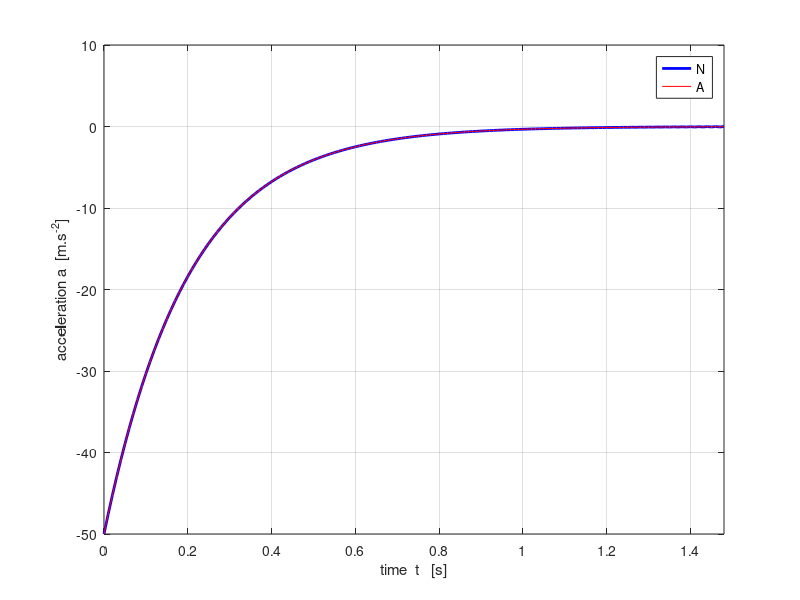
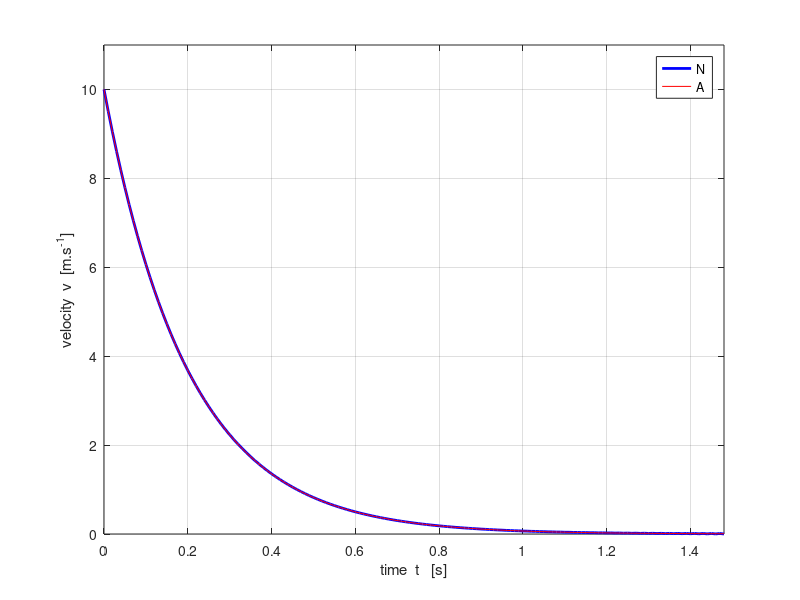
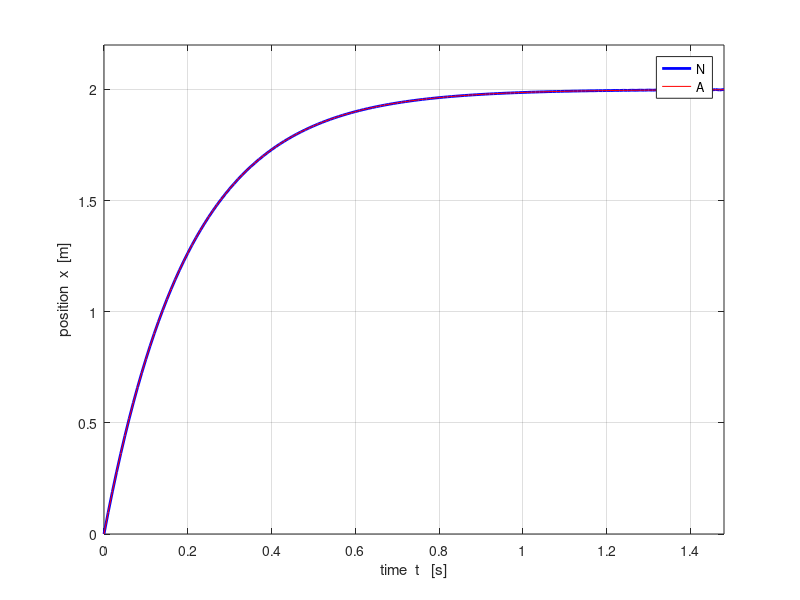
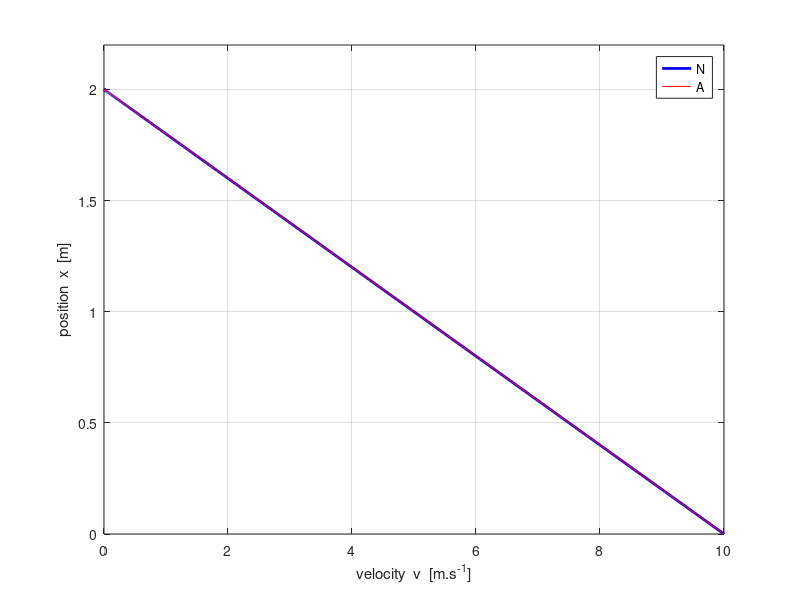

Write the MATLAB code that produced these figures, in order.
% mec_fr_bv.m
% 20 apr 2015
% Ian Cooper   School of Physics   University of Sydney
% cooper@physics.usyd.edu.au
% https://d-arora.github.io/Doing-Physics-With-Matlab/
clear all
close all
clc

% Input Parameters -------------------------------------------------------
   m = 2;
   b = 10;
   v0 = 10;
   dt = 1e-2;

% SETUP ------------------------------------------------------------------
   k = (b/m)*dt;
   t(1) = 0; t(2) = dt;
   v(1) = v0;
   a(1) = -(b/m) * v(1);
   v(2) = v(1) + a(1) * dt;
   a(2) = -(b/m) * v(2);
   v(2) = v(1) + 0.5*(a(1)+a(2)) * dt;
    
   flag = 1;
   c = 3;

% NUMERICAL APPROACH -----------------------------------------------------

while flag > 0,
    v(c) = v(c-2) - 2* k * v(c-1);
    t(c) = t(c-1) + dt;
    if v(c) < 0
        flag = -10;
    end;
    c = c + 1;
end

x(1) = 0;
x(2) = 0.5*(v(1)+v(2)) * dt;

for cc = 3 : c-1
 x(cc) = x(cc-2) + 2*dt*v(cc-1);    
end

a = - (b/m) .* v;

% ANALYTICAL ANALYSIS ---------------------------------------------------
vA = v0 .* exp(-b*t/m);
xA = (m*v0/b) .* (1-exp(-b*t/m));
xAv = (b/m) .* (v0 - v);
aA = -(b/m) .* vA;

xStop = m*v0/b
tau = m/b
tau5 = 5*tau

figure(1)   % acceleration ------------------------------------------------
fs = 9;
set(gcf,'units','normalized','position',[0.1 0.2 0.18 0.22]);
tx = 'time  t   [s]';
ty = 'acceleration a  [m.s^{-2}]';
xP = t; yP = a;
Xrange = [0 1.0 * max(xP)];
Yrange = [0 1.1 * max(yP)];
   plot(xP,yP,'b','lineWidth',2)
hold on
yP = aA;
    plot(xP,yP,'r')
grid on
xlabel(tx); ylabel(ty);
set(gca,'Xlim',Xrange);
%set(gca,'Ylim',Yrange);
legend('N','A');

figure(2)   % velocity ----------------------------------------------------
fs = 9;
set(gcf,'units','normalized','position',[0.3 0.2 0.18 0.22]);
tx = 'time  t   [s]';
ty = 'velocity  v  [m.s^{-1}]';
xP = t; yP = v;
Xrange = [0 1.0 * max(xP)];
Yrange = [0 1.1 * max(yP)];
   plot(xP,yP,'b','lineWidth',2)
hold on
yP = vA;
    plot(xP,yP,'r')
grid on
xlabel(tx); ylabel(ty);
set(gca,'Xlim',Xrange);
set(gca,'Ylim',Yrange);
legend('N','A');


figure(3)    % displacement ---------------------------------------------
fs = 9;
set(gcf,'units','normalized','position',[0.5 0.2 0.18 0.22]);
tx = 'time  t   [s]';
ty = 'position  x  [m]';
xP = t; yP = x;
Xrange = [0 1.0 * max(xP)];
Yrange = [0 1.1 * max(yP)];
   plot(xP,yP,'b','lineWidth',2)
hold on
yP = xA;
    plot(xP,yP,'r')
grid on
xlabel(tx); ylabel(ty);
set(gca,'Xlim',Xrange);
set(gca,'Ylim',Yrange);
legend('N','A');

figure(4)    % displacement ---------------------------------------------
fs = 9;
set(gcf,'units','normalized','position',[0.7 0.2 0.18 0.22]);
tx = 'velocity  v  [m.s^{-1}]';
ty = 'position  x  [m]';
xP = v; yP = x;
Xrange = [0 1.0 * max(xP)];
Yrange = [0 1.1 * max(yP)];
   plot(xP,yP,'b','lineWidth',2)
hold on
yP = xA;
    plot(xP,yP,'r')
grid on
xlabel(tx); ylabel(ty);
set(gca,'Xlim',Xrange);
set(gca,'Ylim',Yrange);
legend('N','A');
